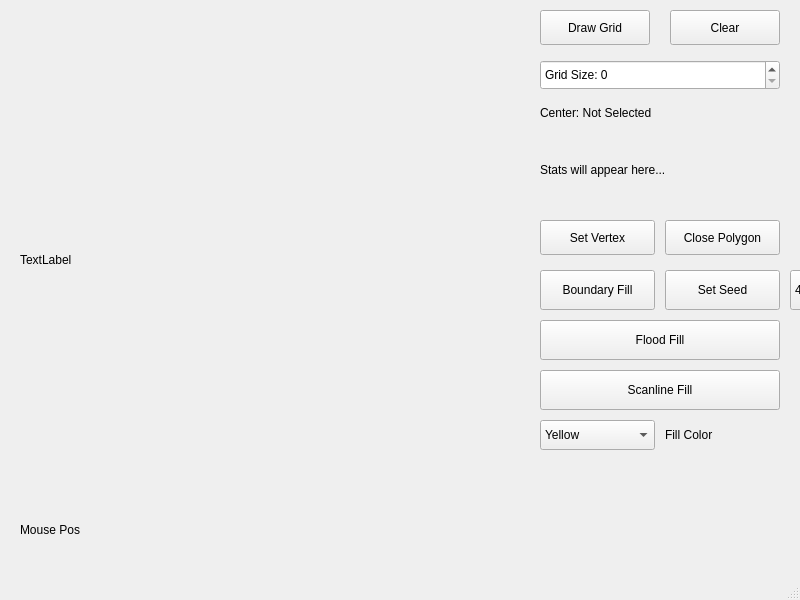
<ui version="4.0">
 <class>MainWindow</class>
 <widget class="QMainWindow" name="MainWindow">
  <property name="geometry">
   <rect>
    <x>0</x>
    <y>0</y>
    <width>800</width>
    <height>600</height>
   </rect>
  </property>
  <property name="windowTitle">
   <string>Polygon Fill Algorithms</string>
  </property>
  <widget class="QWidget" name="centralwidget">
   <widget class="my_label" name="frame">
    <property name="geometry">
     <rect>
      <x>20</x>
      <y>10</y>
      <width>500</width>
      <height>500</height>
     </rect>
    </property>
    <property name="text">
     <string>TextLabel</string>
    </property>
   </widget>

   <widget class="QLabel" name="mouse_movement">
    <property name="geometry">
     <rect>
      <x>20</x>
      <y>520</y>
      <width>200</width>
      <height>20</height>
     </rect>
    </property>
    <property name="text">
     <string>Mouse Pos</string>
    </property>
   </widget>
   <widget class="QLabel" name="mouse_pressed">
    <property name="geometry">
     <rect>
      <x>240</x>
      <y>520</y>
      <width>200</width>
      <height>20</height>
     </rect>
    </property>
    <property name="text">
     <string />
    </property>
   </widget>
   <widget class="QLabel" name="mouse_pressed_2">
    <property name="geometry">
     <rect>
      <x>460</x>
      <y>520</y>
      <width>200</width>
      <height>20</height>
     </rect>
    </property>
    <property name="text">
     <string />
    </property>
   </widget>

   
   <widget class="QPushButton" name="pushButton_2">
    <property name="geometry">
     <rect>
      <x>540</x>
      <y>10</y>
      <width>110</width>
      <height>35</height>
     </rect>
    </property>
    <property name="text">
     <string>Draw Grid</string>
    </property>
   </widget>
   <widget class="QPushButton" name="clear">
    <property name="geometry">
     <rect>
      <x>670</x>
      <y>10</y>
      <width>110</width>
      <height>35</height>
     </rect>
    </property>
    <property name="text">
     <string>Clear</string>
    </property>
   </widget>

   <widget class="QSpinBox" name="spinBox">
    <property name="geometry">
     <rect>
      <x>540</x>
      <y>60</y>
      <width>240</width>
      <height>30</height>
     </rect>
    </property>
    <property name="prefix">
     <string>Grid Size: </string>
    </property>
    <property name="buttonSymbols">
     <enum>QAbstractSpinBox::ButtonSymbols::UpDownArrows</enum>
    </property>
    <property name="maximum">
     <number>100</number>
    </property>
    <property name="singleStep">
     <number>10</number>
    </property>
   </widget>

   <widget class="QLabel" name="center_label">
    <property name="geometry">
     <rect>
      <x>540</x>
      <y>100</y>
      <width>240</width>
      <height>25</height>
     </rect>
    </property>
    <property name="text">
     <string>Center: Not Selected</string>
    </property>
   </widget>

   <widget class="QLabel" name="time_label">
    <property name="geometry">
     <rect>
      <x>540</x>
      <y>130</y>
      <width>240</width>
      <height>80</height>
     </rect>
    </property>
    <property name="text">
     <string>Stats will appear here...</string>
    </property>
    <property name="wordWrap">
     <bool>true</bool>
    </property>
   </widget>

   
   <widget class="QPushButton" name="set_vertex">
    <property name="geometry">
     <rect>
      <x>540</x>
      <y>220</y>
      <width>115</width>
      <height>35</height>
     </rect>
    </property>
    <property name="text">
     <string>Set Vertex</string>
    </property>
   </widget>
   
   <widget class="QPushButton" name="close_polygon">
    <property name="geometry">
     <rect>
      <x>665</x>
      <y>220</y>
      <width>115</width>
      <height>35</height>
     </rect>
    </property>
    <property name="text">
     <string>Close Polygon</string>
    </property>
   </widget>

   <widget class="QPushButton" name="boundary_fill">
    <property name="geometry">
     <rect>
      <x>540</x>
      <y>270</y>
      <width>115</width>
      <height>40</height>
     </rect>
    </property>
    <property name="text">
     <string>Boundary Fill</string>
    </property>
   </widget>

   <widget class="QPushButton" name="flood_fill">
    <property name="geometry">
     <rect>
      <x>540</x>
      <y>320</y>
      <width>240</width>
      <height>40</height>
     </rect>
    </property>
    <property name="text">
     <string>Flood Fill</string>
    </property>
   </widget>

   <widget class="QPushButton" name="scanline_fill">
    <property name="geometry">
     <rect>
      <x>540</x>
      <y>370</y>
      <width>240</width>
      <height>40</height>
     </rect>
    </property>
    <property name="text">
     <string>Scanline Fill</string>
    </property>
   </widget>

   <widget class="QComboBox" name="color_box">
    <property name="geometry">
     <rect>
      <x>540</x>
      <y>420</y>
      <width>115</width>
      <height>30</height>
     </rect>
    </property>
    <item>
     <property name="text">
      <string>Yellow</string>
     </property>
    </item>
    <item>
     <property name="text">
      <string>Red</string>
     </property>
    </item>
    <item>
     <property name="text">
      <string>Green</string>
     </property>
    </item>
    <item>
     <property name="text">
      <string>Blue</string>
     </property>
    </item>
    <item>
     <property name="text">
      <string>White</string>
     </property>
    </item>
   </widget>
   
   <widget class="QLabel" name="label_color">
    <property name="geometry">
     <rect>
      <x>665</x>
      <y>420</y>
      <width>115</width>
      <height>30</height>
     </rect>
    </property>
    <property name="text">
     <string>Fill Color</string>
    </property>
   </widget>
<widget class="QPushButton" name="set_seed">
        <property name="geometry">
         <rect>
          <x>665</x>
          <y>270</y>
          <width>115</width>
          <height>40</height>
         </rect>
        </property>
        <property name="text">
         <string>Set Seed</string>
        </property>
       </widget>
    <widget class="QComboBox" name="connectivity_box">
        <property name="geometry">
         <rect>
          <x>790</x>
          <y>270</y>
          <width>80</width>
          <height>40</height>
         </rect>
        </property>
        <item>
         <property name="text">
          <string>4-Way</string>
         </property>
        </item>
        <item>
         <property name="text">
          <string>8-Way</string>
         </property>
        </item>
       </widget>
    </widget>
  <widget class="QMenuBar" name="menubar">
   <property name="geometry">
    <rect>
     <x>0</x>
     <y>0</y>
     <width>800</width>
     <height>25</height>
    </rect>
   </property>
  </widget>
  <widget class="QStatusBar" name="statusbar" />
 </widget>
 <customwidgets>
  <customwidget>
   <class>my_label</class>
   <extends>QLabel</extends>
   <header location="global">my_label.h</header>
  </customwidget>
 </customwidgets>
 <resources />
 <connections />
</ui>
